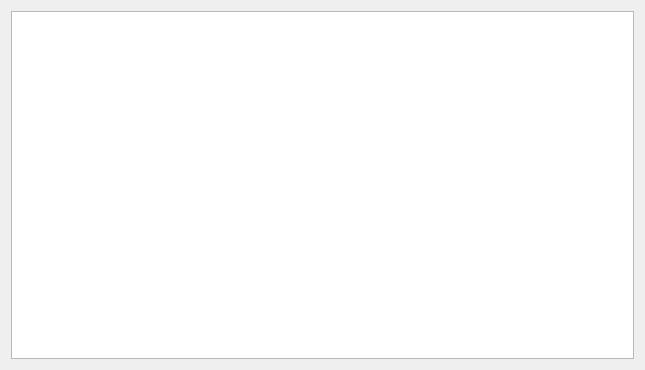
<?xml version="1.0" encoding="UTF-8"?>
<ui version="4.0">
 <class>EventRecipesPageWidget</class>
 <widget class="QWidget" name="EventRecipesPageWidget">
  <property name="geometry">
   <rect>
    <x>0</x>
    <y>0</y>
    <width>645</width>
    <height>370</height>
   </rect>
  </property>
  <property name="windowTitle">
   <string>Form</string>
  </property>
  <layout class="QVBoxLayout" name="verticalLayout">
   <item>
    <widget class="QScrollArea" name="scrollArea">
     <property name="frameShape">
      <enum>QFrame::NoFrame</enum>
     </property>
     <property name="widgetResizable">
      <bool>true</bool>
     </property>
     <widget class="QWidget" name="scrollAreaWidgetContents">
      <property name="geometry">
       <rect>
        <x>0</x>
        <y>0</y>
        <width>633</width>
        <height>358</height>
       </rect>
      </property>
      <layout class="QVBoxLayout" name="verticalLayout_2">
       <property name="margin">
        <number>0</number>
       </property>
       <item>
        <widget class="CTableView" name="tblItems">
         <property name="minimumSize">
          <size>
           <width>0</width>
           <height>300</height>
          </size>
         </property>
        </widget>
       </item>
      </layout>
     </widget>
    </widget>
   </item>
  </layout>
 </widget>
 <customwidgets>
  <customwidget>
   <class>CTableView</class>
   <extends>QTableView</extends>
   <header>library/TableView.h</header>
  </customwidget>
 </customwidgets>
 <resources/>
 <connections/>
</ui>
